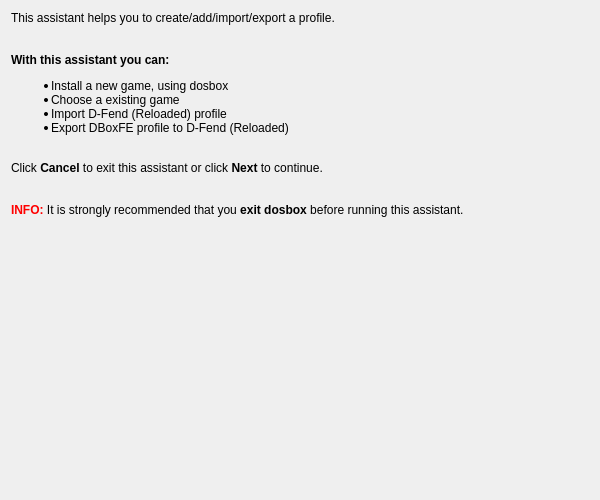
<ui version="4.0" >
 <class>UiWelcomePage</class>
 <widget class="QWizardPage" name="UiWelcomePage" >
  <property name="geometry" >
   <rect>
    <x>0</x>
    <y>0</y>
    <width>600</width>
    <height>500</height>
   </rect>
  </property>
  <property name="minimumSize" >
   <size>
    <width>600</width>
    <height>500</height>
   </size>
  </property>
  <property name="maximumSize" >
   <size>
    <width>600</width>
    <height>500</height>
   </size>
  </property>
  <property name="windowTitle" >
   <string>Welcome</string>
  </property>
  <layout class="QGridLayout" name="gridLayout" >
   <item row="0" column="0" >
    <widget class="QLabel" name="label" >
     <property name="text" >
      <string>&lt;!DOCTYPE HTML PUBLIC "-//W3C//DTD HTML 4.0//EN" "http://www.w3.org/TR/REC-html40/strict.dtd">
&lt;html>&lt;head>&lt;meta name="qrichtext" content="1" />&lt;title>Welcome&lt;/title>&lt;style type="text/css">
p, li { white-space: pre-wrap; }
&lt;/style>&lt;/head>&lt;body style=" font-family:'Sans Serif'; font-size:9pt; font-weight:400; font-style:normal;">
&lt;p style=" margin-top:0px; margin-bottom:0px; margin-left:0px; margin-right:0px; -qt-block-indent:0; text-indent:0px;">This assistant helps you to create/add/import/export a profile. &lt;br />&lt;/p>
&lt;p style=" margin-top:0px; margin-bottom:0px; margin-left:0px; margin-right:0px; -qt-block-indent:0; text-indent:0px;">&lt;br />&lt;span style=" font-weight:600;">With this assistant you can:&lt;/span> &lt;/p>
&lt;ul style="-qt-list-indent: 1;">&lt;li style=" margin-top:12px; margin-bottom:0px; margin-left:0px; margin-right:0px; -qt-block-indent:0; text-indent:0px;">Install a new game, using dosbox &lt;/li>
&lt;li style=" margin-top:0px; margin-bottom:0px; margin-left:0px; margin-right:0px; -qt-block-indent:0; text-indent:0px;">Choose a existing game &lt;/li>
&lt;li style=" margin-top:0px; margin-bottom:0px; margin-left:0px; margin-right:0px; -qt-block-indent:0; text-indent:0px;">Import D-Fend (Reloaded) profile &lt;/li>
&lt;li style=" margin-top:0px; margin-bottom:12px; margin-left:0px; margin-right:0px; -qt-block-indent:0; text-indent:0px;">Export DBoxFE profile to D-Fend (Reloaded) &lt;br />&lt;/li>&lt;/ul>
&lt;p style=" margin-top:0px; margin-bottom:12px; margin-left:0px; margin-right:0px; -qt-block-indent:0; text-indent:0px;">Click &lt;span style=" font-weight:600;">Cancel&lt;/span> to exit this assistant or click &lt;span style=" font-weight:600;">Next&lt;/span> to continue.&lt;br />&lt;br />&lt;br />&lt;span style=" font-weight:600; color:#ff0000;">INFO:&lt;/span> It is strongly recommended that you &lt;span style=" font-weight:600;">exit dosbox&lt;/span> before running this assistant.&lt;/p>&lt;/body>&lt;/html></string>
     </property>
    </widget>
   </item>
   <item row="1" column="0" >
    <spacer name="verticalSpacer" >
     <property name="orientation" >
      <enum>Qt::Vertical</enum>
     </property>
     <property name="sizeHint" stdset="0" >
      <size>
       <width>20</width>
       <height>208</height>
      </size>
     </property>
    </spacer>
   </item>
  </layout>
 </widget>
 <resources/>
 <connections/>
</ui>
